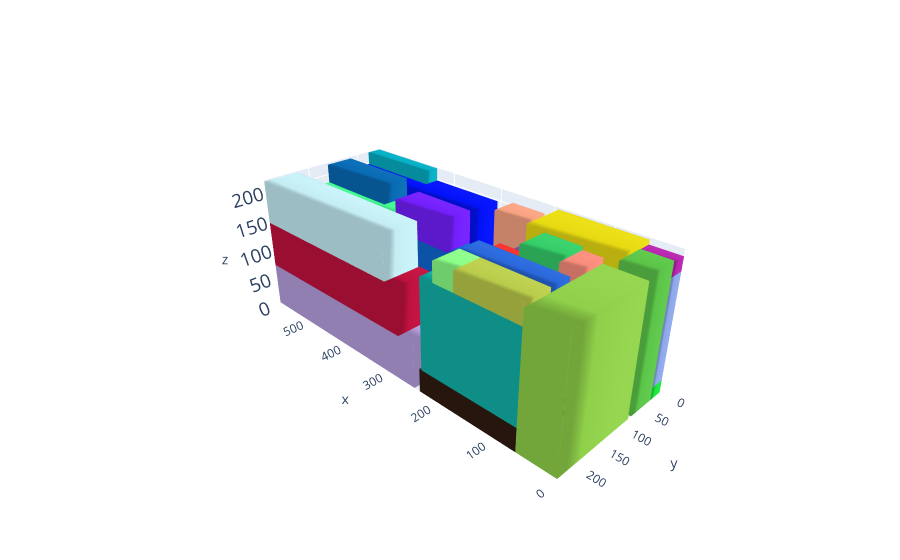

The notebook cell saved with this chart:
### Markdown cell above
# Plot the solution

### Code cell
box_dims = []
for aabb in cont.aabbs:
  box_dims.append([aabb.xmin,aabb.ymin,aabb.zmin,aabb.xmax,aabb.ymax,aabb.zmax])

bxplot.plot_container([L,W,H], box_dims)

### Figure 1 — Plotly figure (JSON) as saved in the notebook; plotly's stock layout.template omitted (floating-point values rounded to 4 significant figures)
{"data": [{"color": "rgb(25.513817282715078,230.35261233725632,60.28603918904194)", "i": [7, 0, 0, 0, 4, 4, 2, 6, 4, 0, 3, 7], "j": [3, 4, 1, 2, 5, 6, 5, 5, 0, 1, 2, 2], "k": [0, 7, 2, 3, 6, 7, 1, 2, 5, 5, 7, 6], "opacity": 1, "type": "mesh3d", "x": [0, 0, 49, 49, 0, 0, 49, 49], "y": [0, 25, 25, 0, 0, 25, 25, 0], "z": [0, 0, 0, 0, 21, 21, 21, 21]}, {"color": "rgb(239.66585197282222,26.971388163484495,130.36850891456967)", "i": [7, 0, 0, 0, 4, 4, 2, 6, 4, 0, 3, 7], "j": [3, 4, 1, 2, 5, 6, 5, 5, 0, 1, 2, 2], "k": [0, 7, 2, 3, 6, 7, 1, 2, 5, 5, 7, 6], "opacity": 1, "type": "mesh3d", "x": [283, 283, 587, 587, 283, 283, 587, 587], "y": [0, 64, 64, 0, 0, 64, 64, 0], "z": [0, 0, 0, 0, 103, 103, 103, 103]}, {"color": "rgb(142.89950646029047,207.25898391625455,73.28457081920625)", "i": [7, 0, 0, 0, 4, 4, 2, 6, 4, 0, 3, 7], "j": [3, 4, 1, 2, 5, 6, 5, 5, 0, 1, 2, 2], "k": [0, 7, 2, 3, 6, 7, 1, 2, 5, 5, 7, 6], "opacity": 1, "type": "mesh3d", "x": [0, 0, 64, 64, 0, 0, 64, 64], "y": [81, 233, 233, 81, 81, 233, 233, 81], "z": [0, 0, 0, 0, 206, 206, 206, 206]}, {"color": "rgb(180.76292415768324,158.1881173244952,222.77721725448316)", "i": [7, 0, 0, 0, 4, 4, 2, 6, 4, 0, 3, 7], "j": [3, 4, 1, 2, 5, 6, 5, 5, 0, 1, 2, 2], "k": [0, 7, 2, 3, 6, 7, 1, 2, 5, 5, 7, 6], "opacity": 1, "type": "mesh3d", "x": [247, 247, 587, 587, 247, 247, 587, 587], "y": [149, 233, 233, 149, 149, 233, 233, 149], "z": [0, 0, 0, 0, 72, 72, 72, 72]}, {"color": "rgb(141.41885127056096,166.84742705739063,231.9621513957087)", "i": [7, 0, 0, 0, 4, 4, 2, 6, 4, 0, 3, 7], "j": [3, 4, 1, 2, 5, 6, 5, 5, 0, 1, 2, 2], "k": [0, 7, 2, 3, 6, 7, 1, 2, 5, 5, 7, 6], "opacity": 1, "type": "mesh3d", "x": [0, 0, 49, 49, 0, 0, 49, 49], "y": [0, 25, 25, 0, 0, 25, 25, 0], "z": [21, 21, 21, 21, 189, 189, 189, 189]}, {"color": "rgb(90.64722851716752,196.40027507946405,72.00218134626576)", "i": [7, 0, 0, 0, 4, 4, 2, 6, 4, 0, 3, 7], "j": [3, 4, 1, 2, 5, 6, 5, 5, 0, 1, 2, 2], "k": [0, 7, 2, 3, 6, 7, 1, 2, 5, 5, 7, 6], "opacity": 1, "type": "mesh3d", "x": [0, 0, 47, 47, 0, 0, 47, 47], "y": [25, 73, 73, 25, 25, 73, 73, 25], "z": [0, 0, 0, 0, 213, 213, 213, 213]}, {"color": "rgb(137.36600884035033,83.34266712247752,167.14818132418438)", "i": [7, 0, 0, 0, 4, 4, 2, 6, 4, 0, 3, 7], "j": [3, 4, 1, 2, 5, 6, 5, 5, 0, 1, 2, 2], "k": [0, 7, 2, 3, 6, 7, 1, 2, 5, 5, 7, 6], "opacity": 1, "type": "mesh3d", "x": [49, 49, 217, 217, 49, 49, 217, 217], "y": [0, 72, 72, 0, 0, 72, 72, 0], "z": [0, 0, 0, 0, 170, 170, 170, 170]}, {"color": "rgb(8.23578226891612,163.00797172485534,206.41785529048033)", "i": [7, 0, 0, 0, 4, 4, 2, 6, 4, 0, 3, 7], "j": [3, 4, 1, 2, 5, 6, 5, 5, 0, 1, 2, 2], "k": [0, 7, 2, 3, 6, 7, 1, 2, 5, 5, 7, 6], "opacity": 1, "type": "mesh3d", "x": [247, 247, 587, 587, 247, 247, 587, 587], "y": [64, 148, 148, 64, 64, 148, 148, 64], "z": [0, 0, 0, 0, 72, 72, 72, 72]}, {"color": "rgb(49.34508191599888,27.152669668739286,16.352040848394196)", "i": [7, 0, 0, 0, 4, 4, 2, 6, 4, 0, 3, 7], "j": [3, 4, 1, 2, 5, 6, 5, 5, 0, 1, 2, 2], "k": [0, 7, 2, 3, 6, 7, 1, 2, 5, 5, 7, 6], "opacity": 1, "type": "mesh3d", "x": [64, 64, 236, 236, 64, 64, 236, 236], "y": [81, 233, 233, 81, 81, 233, 233, 81], "z": [0, 0, 0, 0, 38, 38, 38, 38]}, {"color": "rgb(192.2862191064883,17.45722129945522,62.55309459569556)", "i": [7, 0, 0, 0, 4, 4, 2, 6, 4, 0, 3, 7], "j": [3, 4, 1, 2, 5, 6, 5, 5, 0, 1, 2, 2], "k": [0, 7, 2, 3, 6, 7, 1, 2, 5, 5, 7, 6], "opacity": 1, "type": "mesh3d", "x": [278, 278, 587, 587, 278, 278, 587, 587], "y": [169, 233, 233, 169, 169, 233, 233, 169], "z": [72, 72, 72, 72, 148, 148, 148, 148]}, {"color": "rgb(16.9953781632382,177.10239575300932,167.2918546091651)", "i": [7, 0, 0, 0, 4, 4, 2, 6, 4, 0, 3, 7], "j": [3, 4, 1, 2, 5, 6, 5, 5, 0, 1, 2, 2], "k": [0, 7, 2, 3, 6, 7, 1, 2, 5, 5, 7, 6], "opacity": 1, "type": "mesh3d", "x": [64, 64, 232, 232, 64, 64, 232, 232], "y": [148, 233, 233, 148, 148, 233, 233, 148], "z": [38, 38, 38, 38, 182, 182, 182, 182]}, {"color": "rgb(2.6887226316411543,18.28843159387867,248.01935898655134)", "i": [7, 0, 0, 0, 4, 4, 2, 6, 4, 0, 3, 7], "j": [3, 4, 1, 2, 5, 6, 5, 5, 0, 1, 2, 2], "k": [0, 7, 2, 3, 6, 7, 1, 2, 5, 5, 7, 6], "opacity": 1, "type": "mesh3d", "x": [307, 307, 587, 587, 307, 307, 587, 587], "y": [0, 62, 62, 0, 0, 62, 62, 0], "z": [103, 103, 103, 103, 198, 198, 198, 198]}, {"color": "rgb(5.797348084510628,190.42552679553478,43.21891932983044)", "i": [7, 0, 0, 0, 4, 4, 2, 6, 4, 0, 3, 7], "j": [3, 4, 1, 2, 5, 6, 5, 5, 0, 1, 2, 2], "k": [0, 7, 2, 3, 6, 7, 1, 2, 5, 5, 7, 6], "opacity": 1, "type": "mesh3d", "x": [415, 415, 587, 587, 415, 415, 587, 587], "y": [64, 140, 140, 64, 64, 140, 140, 64], "z": [72, 72, 72, 72, 148, 148, 148, 148]}, {"color": "rgb(195.52019901444325,236.5321219807539,243.2213602798544)", "i": [7, 0, 0, 0, 4, 4, 2, 6, 4, 0, 3, 7], "j": [3, 4, 1, 2, 5, 6, 5, 5, 0, 1, 2, 2], "k": [0, 7, 2, 3, 6, 7, 1, 2, 5, 5, 7, 6], "opacity": 1, "type": "mesh3d", "x": [302, 302, 587, 587, 302, 302, 587, 587], "y": [171, 233, 233, 171, 171, 233, 233, 171], "z": [148, 148, 148, 148, 218, 218, 218, 218]}, {"color": "rgb(141.2571601237049,16.359348768640334,36.749372211178276)", "i": [7, 0, 0, 0, 4, 4, 2, 6, 4, 0, 3, 7], "j": [3, 4, 1, 2, 5, 6, 5, 5, 0, 1, 2, 2], "k": [0, 7, 2, 3, 6, 7, 1, 2, 5, 5, 7, 6], "opacity": 1, "type": "mesh3d", "x": [64, 64, 159, 159, 64, 64, 159, 159], "y": [81, 143, 143, 81, 81, 143, 143, 81], "z": [38, 38, 38, 38, 178, 178, 178, 178]}, {"color": "rgb(183.98403200186632,37.46545332389177,173.83898169787227)", "i": [7, 0, 0, 0, 4, 4, 2, 6, 4, 0, 3, 7], "j": [3, 4, 1, 2, 5, 6, 5, 5, 0, 1, 2, 2], "k": [0, 7, 2, 3, 6, 7, 1, 2, 5, 5, 7, 6], "opacity": 1, "type": "mesh3d", "x": [0, 0, 49, 49, 0, 0, 49, 49], "y": [0, 25, 25, 0, 0, 25, 25, 0], "z": [189, 189, 189, 189, 210, 210, 210, 210]}, {"color": "rgb(5.895881891987595,174.01227155864078,195.22898249515978)", "i": [7, 0, 0, 0, 4, 4, 2, 6, 4, 0, 3, 7], "j": [3, 4, 1, 2, 5, 6, 5, 5, 0, 1, 2, 2], "k": [0, 7, 2, 3, 6, 7, 1, 2, 5, 5, 7, 6], "opacity": 1, "type": "mesh3d", "x": [440, 440, 587, 587, 440, 440, 587, 587], "y": [0, 25, 25, 0, 0, 25, 25, 0], "z": [198, 198, 198, 198, 219, 219, 219, 219]}, {"color": "rgb(66.29081085243193,250.99926407178916,143.65558638567404)", "i": [7, 0, 0, 0, 4, 4, 2, 6, 4, 0, 3, 7], "j": [3, 4, 1, 2, 5, 6, 5, 5, 0, 1, 2, 2], "k": [0, 7, 2, 3, 6, 7, 1, 2, 5, 5, 7, 6], "opacity": 1, "type": "mesh3d", "x": [415, 415, 587, 587, 415, 415, 587, 587], "y": [64, 140, 140, 64, 64, 140, 140, 64], "z": [148, 148, 148, 148, 186, 186, 186, 186]}, {"color": "rgb(246.32018977856944,162.3299386078865,130.82313548874603)", "i": [7, 0, 0, 0, 4, 4, 2, 6, 4, 0, 3, 7], "j": [3, 4, 1, 2, 5, 6, 5, 5, 0, 1, 2, 2], "k": [0, 7, 2, 3, 6, 7, 1, 2, 5, 5, 7, 6], "opacity": 1, "type": "mesh3d", "x": [217, 217, 277, 277, 217, 217, 277, 277], "y": [0, 41, 41, 0, 0, 41, 41, 0], "z": [0, 0, 0, 0, 204, 204, 204, 204]}, {"color": "rgb(230.1695685181788,217.7108627420097,18.18379653468324)", "i": [7, 0, 0, 0, 4, 4, 2, 6, 4, 0, 3, 7], "j": [3, 4, 1, 2, 5, 6, 5, 5, 0, 1, 2, 2], "k": [0, 7, 2, 3, 6, 7, 1, 2, 5, 5, 7, 6], "opacity": 1, "type": "mesh3d", "x": [49, 49, 193, 193, 49, 49, 193, 193], "y": [0, 71, 71, 0, 0, 71, 71, 0], "z": [170, 170, 170, 170, 217, 217, 217, 217]}, {"color": "rgb(185.73672290325288,202.9876111486996,74.20358559917767)", "i": [7, 0, 0, 0, 4, 4, 2, 6, 4, 0, 3, 7], "j": [3, 4, 1, 2, 5, 6, 5, 5, 0, 1, 2, 2], "k": [0, 7, 2, 3, 6, 7, 1, 2, 5, 5, 7, 6], "opacity": 1, "type": "mesh3d", "x": [64, 64, 172, 172, 64, 64, 172, 172], "y": [185, 233, 233, 185, 185, 233, 233, 185], "z": [182, 182, 182, 182, 213, 213, 213, 213]}, {"color": "rgb(8.123605805349301,106.35104439133592,179.55480688134935)", "i": [7, 0, 0, 0, 4, 4, 2, 6, 4, 0, 3, 7], "j": [3, 4, 1, 2, 5, 6, 5, 5, 0, 1, 2, 2], "k": [0, 7, 2, 3, 6, 7, 1, 2, 5, 5, 7, 6], "opacity": 1, "type": "mesh3d", "x": [443, 443, 587, 587, 443, 443, 587, 587], "y": [64, 112, 112, 64, 64, 112, 112, 64], "z": [186, 186, 186, 186, 217, 217, 217, 217]}, {"color": "rgb(244.787649307569,46.43585755021862,42.325794675214404)", "i": [7, 0, 0, 0, 4, 4, 2, 6, 4, 0, 3, 7], "j": [3, 4, 1, 2, 5, 6, 5, 5, 0, 1, 2, 2], "k": [0, 7, 2, 3, 6, 7, 1, 2, 5, 5, 7, 6], "opacity": 1, "type": "mesh3d", "x": [159, 159, 230, 230, 159, 159, 230, 230], "y": [81, 129, 129, 81, 81, 129, 129, 81], "z": [38, 38, 38, 38, 179, 179, 179, 179]}, {"color": "rgb(40.58477986256395,103.24401654987503,217.80709095231933)", "i": [7, 0, 0, 0, 4, 4, 2, 6, 4, 0, 3, 7], "j": [3, 4, 1, 2, 5, 6, 5, 5, 0, 1, 2, 2], "k": [0, 7, 2, 3, 6, 7, 1, 2, 5, 5, 7, 6], "opacity": 1, "type": "mesh3d", "x": [64, 64, 208, 208, 64, 64, 208, 208], "y": [149, 185, 185, 149, 149, 185, 185, 149], "z": [182, 182, 182, 182, 213, 213, 213, 213]}, {"color": "rgb(15.315043430572253,102.80341939586613,208.55737172603887)", "i": [7, 0, 0, 0, 4, 4, 2, 6, 4, 0, 3, 7], "j": [3, 4, 1, 2, 5, 6, 5, 5, 0, 1, 2, 2], "k": [0, 7, 2, 3, 6, 7, 1, 2, 5, 5, 7, 6], "opacity": 1, "type": "mesh3d", "x": [304, 304, 415, 415, 304, 304, 415, 415], "y": [64, 113, 113, 64, 64, 113, 113, 64], "z": [72, 72, 72, 72, 150, 150, 150, 150]}, {"color": "rgb(247.9487881137857,139.48826236740547,123.37950266304138)", "i": [7, 0, 0, 0, 4, 4, 2, 6, 4, 0, 3, 7], "j": [3, 4, 1, 2, 5, 6, 5, 5, 0, 1, 2, 2], "k": [0, 7, 2, 3, 6, 7, 1, 2, 5, 5, 7, 6], "opacity": 1, "type": "mesh3d", "x": [64, 64, 95, 95, 64, 64, 95, 95], "y": [81, 129, 129, 81, 81, 129, 129, 81], "z": [178, 178, 178, 178, 214, 214, 214, 214]}, {"color": "rgb(138.8852142763391,253.69444290952433,135.30294236559072)", "i": [7, 0, 0, 0, 4, 4, 2, 6, 4, 0, 3, 7], "j": [3, 4, 1, 2, 5, 6, 5, 5, 0, 1, 2, 2], "k": [0, 7, 2, 3, 6, 7, 1, 2, 5, 5, 7, 6], "opacity": 1, "type": "mesh3d", "x": [172, 172, 208, 208, 172, 172, 208, 208], "y": [185, 233, 233, 185, 185, 233, 233, 185], "z": [182, 182, 182, 182, 213, 213, 213, 213]}, {"color": "rgb(52.567579972063776,205.33898616120916,104.41820744553827)", "i": [7, 0, 0, 0, 4, 4, 2, 6, 4, 0, 3, 7], "j": [3, 4, 1, 2, 5, 6, 5, 5, 0, 1, 2, 2], "k": [0, 7, 2, 3, 6, 7, 1, 2, 5, 5, 7, 6], "opacity": 1, "type": "mesh3d", "x": [95, 95, 155, 155, 95, 95, 155, 155], "y": [81, 132, 132, 81, 81, 132, 132, 81], "z": [178, 178, 178, 178, 219, 219, 219, 219]}, {"color": "rgb(114.85730413240333,30.92553272559316,250.87536727806787)", "i": [7, 0, 0, 0, 4, 4, 2, 6, 4, 0, 3, 7], "j": [3, 4, 1, 2, 5, 6, 5, 5, 0, 1, 2, 2], "k": [0, 7, 2, 3, 6, 7, 1, 2, 5, 5, 7, 6], "opacity": 1, "type": "mesh3d", "x": [304, 304, 415, 415, 304, 304, 415, 415], "y": [64, 113, 113, 64, 64, 113, 113, 64], "z": [150, 150, 150, 150, 202, 202, 202, 202]}], "layout": {"autosize": false, "margin": {"b": 0, "l": 0, "r": 0, "t": 0}, "paper_bgcolor": "rgba(0,0,0,0)", "scene": {"camera": {"center": {"x": 0, "y": 0, "z": 0}, "eye": {"x": -2, "y": 2, "z": 1.5}, "up": {"x": 0, "y": 0, "z": 1}}, "xaxis": {"nticks": 10, "range": [0, 587], "showspikes": false}, "yaxis": {"nticks": 5, "range": [0, 233], "showspikes": false}, "zaxis": {"nticks": 5, "range": [0, 220], "tickfont": {"size": 15}}}}}
